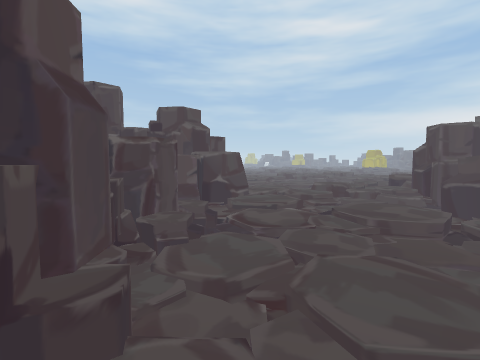
[1] (above)

17 first-person views from a walk through a Unity game level. The camera is 1.5 m above the floor, tilts 4° down and sees 85° across. The floor is counted in squares, 1 m on a side. Each view is taken from the middle of a square. On the plan, view 1 faces up. The plan holds only what a view shows up to about 14 squares ahead; the rest is blank. The place goes on beyond the plan. The player is left out. Some surface patterns are stand-ins.

[2]
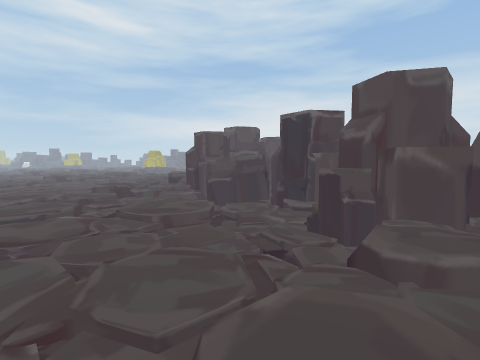

[3]
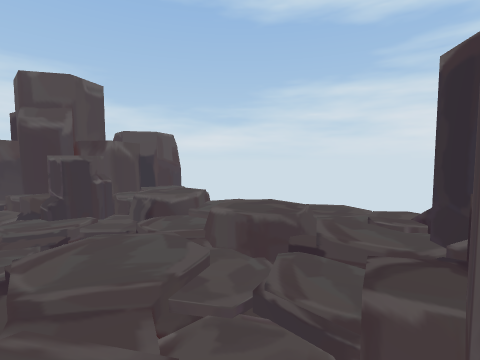

[4]
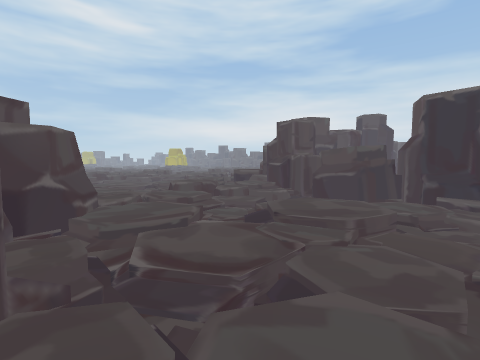

[5]
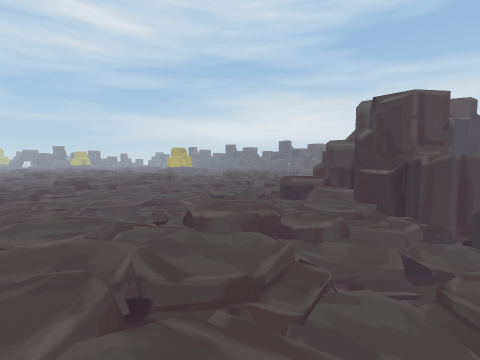

[6]
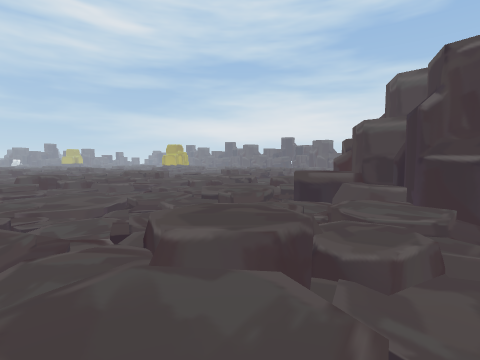

[7]
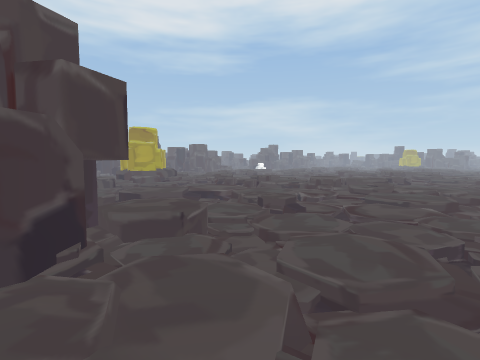

[8]
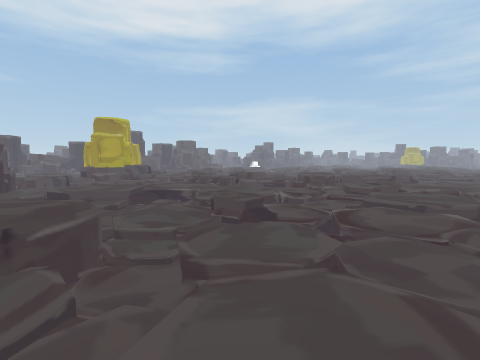

[9]
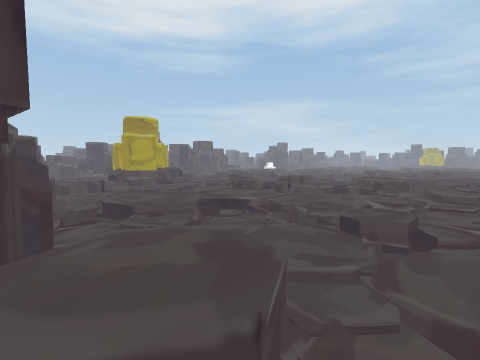

[10]
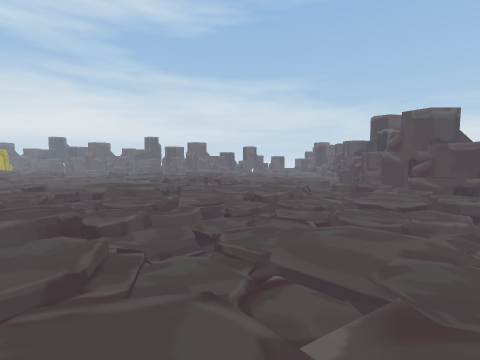

[11]
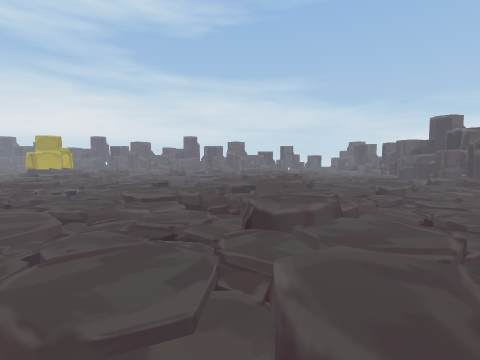

[12]
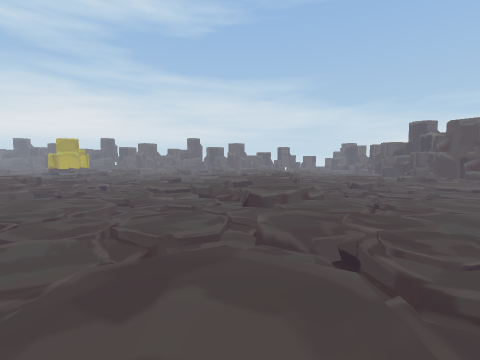

[13]
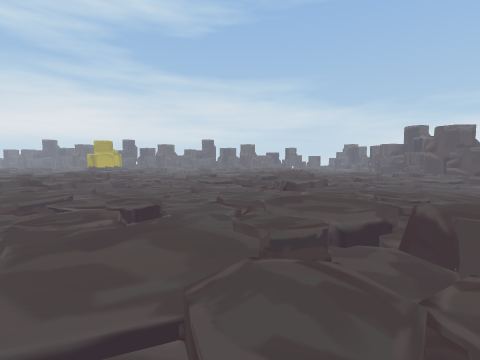

[14]
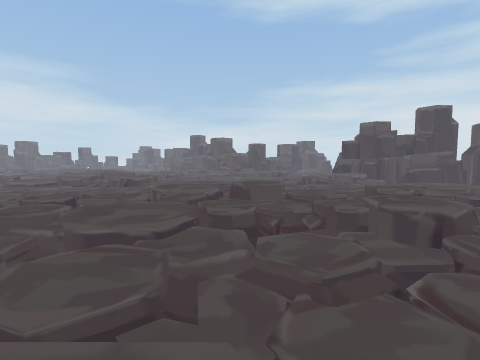

[15]
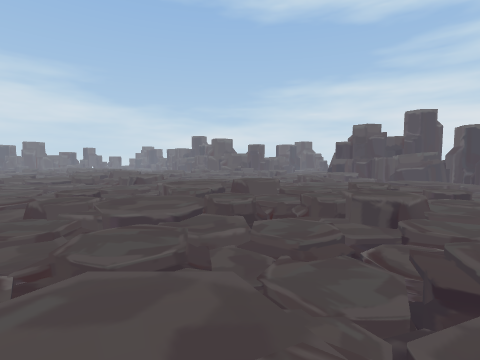

[16]
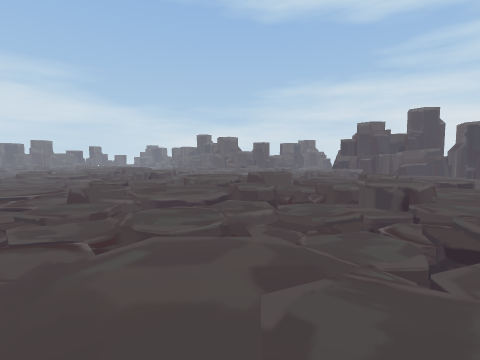

[17]
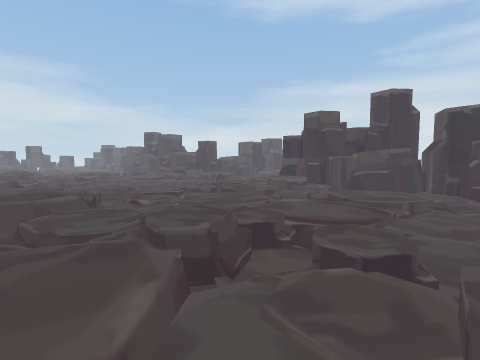

### Floor plan
Key: @ floor where view 1 was taken; # wall or solid block; x gap in a wall; . main floor; : floor 0.25 m higher than the main floor; - floor 0.25 m lower than the main floor; + floor 0.5 m higher than the main floor; _ floor 0.5 m lower than the main floor; * floor 0.75 m higher than the main floor; / step, stairs or slope; = window, fence, low wall or low ledge; O other object.
Columns run from 12 left of view 1 to 14 right of it. Each row starts with its distance up from view 1.
 40 _ --/-/////--.. /--/-///
 39 /---//-//---/../---//-//
 38 ..--//////--/....--//////
 37 /////.///:== /-/////.///:=
 36 ///_/./::///-/-///_/./:://
 35 //_//./::/.--////_//./::/
 34 .//--////=/-//.. /--////=
 33 /_/-/////++__/./_/-/////++
 32 /./-//../++/.-//./-//../++
 31 //++:/.==//.//=//++:/.==/
 30 /.////:/+=/://x/.////:/+=
 29 /:///::/+//:/ =/.////:/+
 28 =////:=...////////--./.::.
 27 //=/=   .///.../__//_/::::
 26 -- // ///./-/./=//-/__-/::
 25 -//.../..//--.._/--/-//=::
 24 /-/.../../--/../---//-//:+
 23 /-/../////--/....--////.//=
 22  ////////:/=//-/////.//...
 21 __/::/___///-/-///_/./::./=
 20 ///::////..--////_//./:::+
 19 ///==///-//-//..//--////::
 18 =#./__  /++__/./_/- //#//=#
 17  #./### /++/.-//./-/ ..**##
 16  ##########.//=//++:/.=###
 15           ### #/.////:##
 14             ##=/.//:/##
 13           ####////--.##
 12           ##/..-_//__#
 11          ##-../_//-/_#
 10           ---////// _#
  9           #=.../:::_/##
  8           #=/...::://-#
  7          ##///-///=..##
  6          ##/-/-/___/.##
  5          #/--///__//.#
  4          ##///.///-/O#
  3           #=//./_/####
  2           #..=//./###
  1           #///=//++ #
  0           ##@ #/.++ #
 -1             :==     #
 -2              =#

Where each view was taken, in squares from view 1:
view 1: 0 up, 0 right, facing up
view 2: 0 up, 0 right, facing up-right
view 3: 5 up, 2 left, facing down-right
view 4: 5 up, 2 left, facing up-right
view 5: 11 up, 1 right, facing up-right
view 6: 13 up, 3 right, facing up-right
view 7: 14 up, 4 right, facing up-left
view 8: 17 up, 3 right, facing up-left
view 9: 16 up, 0 right, facing up-left
view 10: 26 up, 0 right, facing right
view 11: 32 up, 1 left, facing right
view 12: 32 up, 4 left, facing right
view 13: 34 up, 8 left, facing right
view 14: 38 up, 11 left, facing down-right
view 15: 39 up, 12 left, facing down-right
view 16: 40 up, 12 left, facing down-right
view 17: 31 up, 12 left, facing down-right
